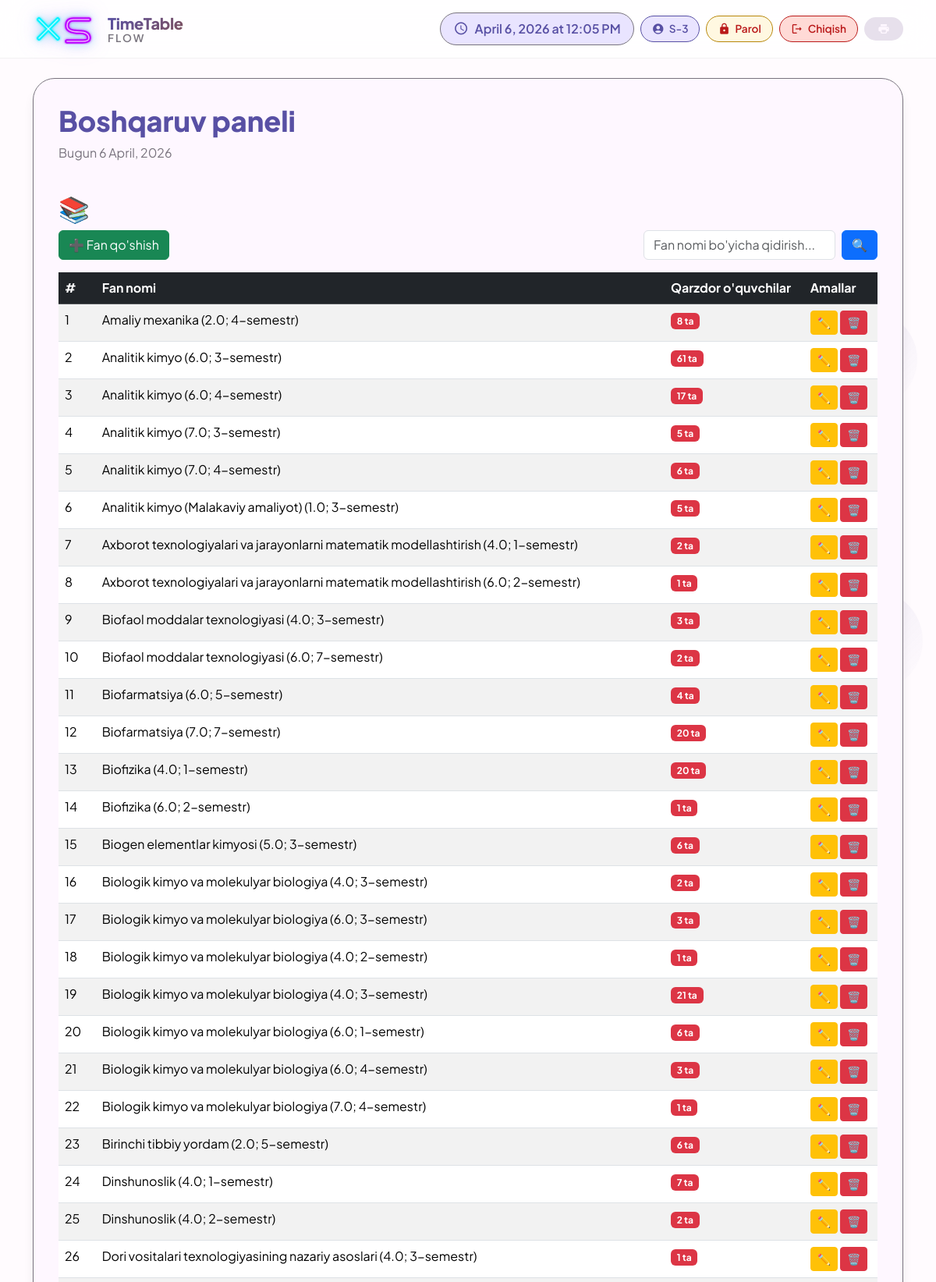
The page /subjects/ (signed in, upper part) on the database its author committed.
### raspisaniya/models.py (models this page shows, shortened)
class Subject(models.Model):
    name = models.CharField(max_length=100, unique=True)

### raspisaniya/views.py (the view)
# urls.py: path('subjects/', views.subject_list, name='subject_list'),
@login_required
def subject_list(request):
    q = request.GET.get('q', '').strip()
    subjects = Subject.objects.all().order_by('name')
    if q:
        subjects = subjects.filter(name__icontains=q)
    return render(request, 'raspisaniya/subject_list.html', {'subjects': subjects, 'q': q})

### templates/raspisaniya/subject_list.html (shortened to what this page needs)
{% extends 'raspisaniya/base.html' %}
{% block content %}
<h2>📚 Fanlar ro'yxati</h2>
<div class="d-flex justify-content-between align-items-center mb-3">
    <a href="{% url 'subject_create' %}" class="btn btn-success">➕ Fan qo'shish</a>
    <form method="get" class="d-flex gap-2" style="min-width:300px;">
        <input type="text" name="q" value="{{ q }}" class="form-control"
               placeholder="Fan nomi bo'yicha qidirish...">
        <button type="submit" class="btn btn-primary">🔍</button>
    </form>
</div>
<table class="table table-striped table-hover">
    <thead class="table-dark">
        <tr>
            <th>#</th>
            <th>Fan nomi</th>
            <th>Qarzdor o'quvchilar</th>
            <th>Amallar</th>
        </tr>
    </thead>
    <tbody>
        {% for subject in subjects %}
        <tr>
            <td>{{ forloop.counter }}</td>
            <td>{{ subject.name }}</td>
            <td>
                <a href="{% url 'subject_students' subject.pk %}"
                   class="badge bg-danger text-decoration-none">
                    {{ subject.debt_students.count }} ta
                </a>
            </td>
            <td>
                <a href="{% url 'subject_update' subject.pk %}" class="btn btn-sm btn-warning">✏️</a>
                <a href="{% url 'subject_delete' subject.pk %}" class="btn btn-sm btn-danger">🗑️</a>
            </td>
        </tr>
        {% empty %}
        <tr>
            <td colspan="4" class="text-center text-muted">
                {% if q %}"{{ q }}" bo'yicha hech narsa topilmadi.{% else %}Fanlar yo'q.{% endif %}
            </td>
        </tr>
        {% endfor %}
    </tbody>
</table>
{% endblock %}

### templates/raspisaniya/base.html (shortened to what this page needs)
<!DOCTYPE html>
<html lang="uz">
<head>
    <link href="https://cdn.jsdelivr.net/npm/bootstrap@5.3.2/dist/css/bootstrap.min.css" rel="stylesheet">
</head>
<body>
    <div class="bubbles" id="bubbles"></div>
    <div class="app-bar" id="appBar">
        <div class="container">
            <div class="d-flex justify-content-between align-items-center">
                <div class="d-flex align-items-center gap-3">
                    <a href="{% url 'reset_database' %}" class="xs-main-logo" title="Reset Database" style="text-decoration: none; display: inline-block;">
</a>
                    <a href="{% url 'lesson_list' %}" class="text-decoration-none">
                        <div style="line-height:1.15;">
                            <div style="font-size:1.25rem;font-weight:800;background:linear-gradient(135deg,var(--md-primary),var(--md-tertiary));-webkit-background-clip:text;-webkit-text-fill-color:transparent;letter-spacing:-0.3px;">TimeTable</div>
                            <div style="font-size:0.85rem;font-weight:600;color:var(--md-outline);letter-spacing:2px;text-transform:uppercase;">Flow</div>
                        </div>
                    </a>
                </div>
                <div class="d-flex gap-2 align-items-center flex-wrap">
                    <div class="current-time">
                        <span class="material-icons-round">schedule</span>
                        <span id="timeDisplay">--:--</span>
                    </div>
                    {% if user.is_authenticated %}
                    <div class="user-chip">
                        <span class="material-icons-round">
                        </span>
                        {{ user.get_full_name|default:user.username }}
                    </div>
                    <a href="{% url 'change_password' %}" class="logout-chip" style="background:#fff8e1; color:#b8860b; border-color:#b8860b;">
                        <span class="material-icons-round">lock</span>
                        Parol
                    </a>
                    <a href="{% url 'logout' %}" class="logout-chip">
                        <span class="material-icons-round">logout</span>
                        Chiqish
                    </a>
                    {% endif %}
                    <button class="md-chip" onclick="window.print()">
                        <span class="material-icons-round">print</span>
                    </button>
                </div>
            </div>
        </div>
    </div>
    <div class="container">
        <div class="md-surface">
            <div class="d-flex justify-content-between align-items-center mb-4">
                <div>
                    <h1 class="display-small">{% block page_title %}Boshqaruv paneli{% endblock %}</h1>
                    <p class="body-large">{% block page_subtitle %}Bugun {% now "j F, Y" %}{% endblock %}</p>
                </div>
            </div>
            {% block content %}{% endblock %}
        </div>
    </div>
</body>
</html>

### templates/raspisaniya/base.html (style rules this page uses)
* { margin: 0; padding: 0; box-sizing: border-box; }
:root { --md-primary: #5850a4; --md-primary-container: #e9e4ff; --md-secondary: #625b71; --md-secondary-container: #e8def8; --md-tertiary: #7d5260; --md-tertiary-container: #ffd8e4; --md-surface: #fef7ff; --md-surface-variant: #e7e0ec; --md-background: #fffbfe; --md-error: #ba1a1a; --md-error-container: #ffdad6; --md-outline: #79747e; --md-shadow: 0 4px 6px -2px rgba(0,0,0,0.05), 0 10px 15px -3px rgba(0,0,0,0.1); }
body { font-family: 'Plus Jakarta Sans', sans-serif; background: var(--md-background); color: var(--md-surface); transition: all 0.3s ease; min-height: 100vh; position: relative; }
.bubbles { position: fixed; width: 100%; height: 100%; z-index: -1; overflow: hidden; top: 0; left: 0; }
.app-bar { background: rgba(255,255,255,0.8); backdrop-filter: blur(20px); -webkit-backdrop-filter: blur(20px); border-bottom: 1px solid rgba(0,0,0,0.05); padding: 1rem 0; position: fixed; width: 100%; top: 0; z-index: 1000; transition: all 0.3s ease; }
.user-chip { display: inline-flex; align-items: center; gap: 6px; padding: 6px 14px; border-radius: 40px; background: var(--md-primary-container); color: var(--md-primary) !important; font-weight: 600; font-size: 0.85rem; border: 1px solid var(--md-primary); }
.user-chip .material-icons-round { font-size: 1rem; color: inherit; }
.logout-chip { display: inline-flex; align-items: center; gap: 6px; padding: 6px 14px; border-radius: 40px; background: #ffdad6; color: #ba1a1a !important; font-weight: 600; font-size: 0.85rem; border: 1px solid #ba1a1a; text-decoration: none; transition: all 0.2s ease; }
.logout-chip .material-icons-round { font-size: 1rem; color: inherit; }
.xs-main-logo { display: inline-flex; text-decoration: none; transition: transform 0.25s cubic-bezier(0.4,0,0.2,1), filter 0.25s ease; filter: drop-shadow(0 0 6px rgba(34,211,238,0.4)) drop-shadow(0 0 12px rgba(168,85,247,0.3)); }
.current-time { display: flex; align-items: center; gap: 8px; padding: 8px 16px; background: var(--md-primary-container); border-radius: 32px; color: var(--md-primary); font-weight: 600; border: 1px solid var(--md-outline); }
.current-time .material-icons-round { font-size: 1.2rem; }
.md-surface { background: var(--md-surface); border-radius: 28px; box-shadow: var(--md-shadow); padding: 2rem; margin-top: 100px; margin-bottom: 2rem; border: 1px solid var(--md-outline); transition: all 0.3s ease; animation: surfaceAppear 0.6s ease; }
.md-chip { display: inline-flex; align-items: center; gap: 8px; padding: 6px 16px; border-radius: 32px; background: var(--md-surface-variant); color: var(--md-surface); font-size: 0.9rem; font-weight: 500; border: 1px solid transparent; transition: all 0.2s ease; cursor: pointer; }
.md-chip .material-icons-round { font-size: 1rem; }
.display-small { font-size: 2.25rem; font-weight: 800; line-height: 1.2; color: var(--md-primary); }
.body-large { font-size: 1rem; line-height: 1.5; color: var(--md-outline); }

### rows shown on the page
Subject: name "Amaliy mexanika (2.0; 4-semestr)", debt_students.count "8"
Subject: name "Analitik kimyo (6.0; 3-semestr)", debt_students.count "61"
Subject: name "Analitik kimyo (6.0; 4-semestr)", debt_students.count "17"
Subject: name "Analitik kimyo (7.0; 3-semestr)", debt_students.count "5"
Subject: name "Analitik kimyo (7.0; 4-semestr)", debt_students.count "6"
Subject: name "Analitik kimyo (Malakaviy amaliyot) (1.0; 3-semestr)", debt_students.count "5"
Subject: name "Axborot texnologiyalari va jarayonlarni matematik modellashtirish (4.0; 1-semestr)", debt_students.count "2"
Subject: name "Axborot texnologiyalari va jarayonlarni matematik modellashtirish (6.0; 2-semestr)", debt_students.count "1"
Subject: name "Biofaol moddalar texnologiyasi (4.0; 3-semestr)", debt_students.count "3"
Subject: name "Biofaol moddalar texnologiyasi (6.0; 7-semestr)", debt_students.count "2"
Subject: name "Biofarmatsiya (6.0; 5-semestr)", debt_students.count "4"
Subject: name "Biofarmatsiya (7.0; 7-semestr)", debt_students.count "20"
Subject: name "Biofizika (4.0; 1-semestr)", debt_students.count "20"
Subject: name "Biofizika (6.0; 2-semestr)", debt_students.count "1"
Subject: name "Biogen elementlar kimyosi (5.0; 3-semestr)", debt_students.count "6"
Subject: name "Biologik kimyo va molekulyar biologiya (4.0; 3-semestr)", debt_students.count "2"
Subject: name "Biologik kimyo va molekulyar biologiya (6.0; 3-semestr)", debt_students.count "3"
Subject: name "Biologik kimyo va molekulyar biologiya (4.0; 2-semestr)", debt_students.count "1"
Subject: name "Biologik kimyo va molekulyar biologiya (4.0; 3-semestr)", debt_students.count "21"
Subject: name "Biologik kimyo va molekulyar biologiya (6.0; 1-semestr)", debt_students.count "6"
Subject: name "Biologik kimyo va molekulyar biologiya (6.0; 4-semestr)", debt_students.count "3"
Subject: name "Biologik kimyo va molekulyar biologiya (7.0; 4-semestr)", debt_students.count "1"
Subject: name "Birinchi tibbiy yordam (2.0; 5-semestr)", debt_students.count "6"
Subject: name "Dinshunoslik (4.0; 1-semestr)", debt_students.count "7"
Subject: name "Dinshunoslik (4.0; 2-semestr)", debt_students.count "2"
Subject: name "Dori vositalari texnologiyasining nazariy asoslari (4.0; 3-semestr)", debt_students.count "1"

### other values the page prints
{{ user.get_full_name|default:user.username }} "S-3"
